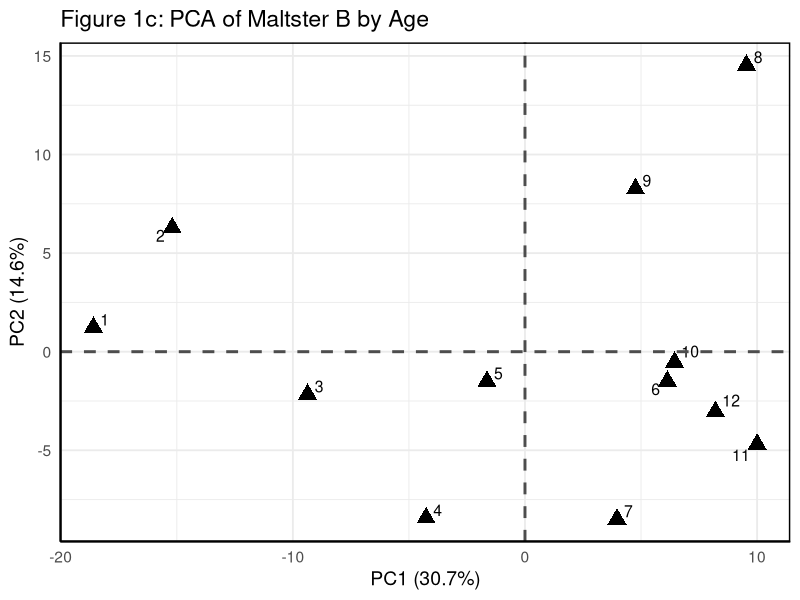

Recreate this plot in R.
# Load libraries
library(tidyverse)
library(ggrepel)

# Load dataset
allmets <- read_csv("AllMetsv.1_03282025.csv")

# Filter to only Maltster B
malt_b <- allmets %>%
  filter(Origin == "Maltster B")

# Split metadata and metabolite data
meta_b <- malt_b %>%
  select(ID, Variety, Origin, Month)

mets_b <- malt_b %>%
  select(-ID, -Variety, -Origin, -Month)

# Run PCA
pca_res_b <- prcomp(mets_b, scale. = TRUE)

# Combine PCA scores with metadata
pca_df_b <- as.data.frame(pca_res_b$x) %>%
  bind_cols(meta_b)

# PCA Plot
ggplot(pca_df_b, aes(x = PC1, y = PC2)) +
  geom_point(shape = 17, color = "black", size = 4, stroke = 1.2) +  # All black triangles
  geom_text_repel(aes(label = Month), size = 4, color = "black", max.overlaps = 100) +
  geom_hline(yintercept = 0, linewidth = 1, color = "gray30", linetype = "dashed") +
  geom_vline(xintercept = 0, linewidth = 1, color = "gray30", linetype = "dashed") +
  labs(
    title = "Figure 1c: PCA of Maltster B by Age",
    x = paste0("PC1 (", round(summary(pca_res_b)$importance[2, 1] * 100, 1), "%)"),
    y = paste0("PC2 (", round(summary(pca_res_b)$importance[2, 2] * 100, 1), "%)")
  ) +
  theme_minimal(base_size = 14) +
  theme(
    panel.border = element_rect(color = "black", fill = NA, linewidth = 1),
    axis.line = element_line(color = "black"),
    legend.position = "none"
  )

